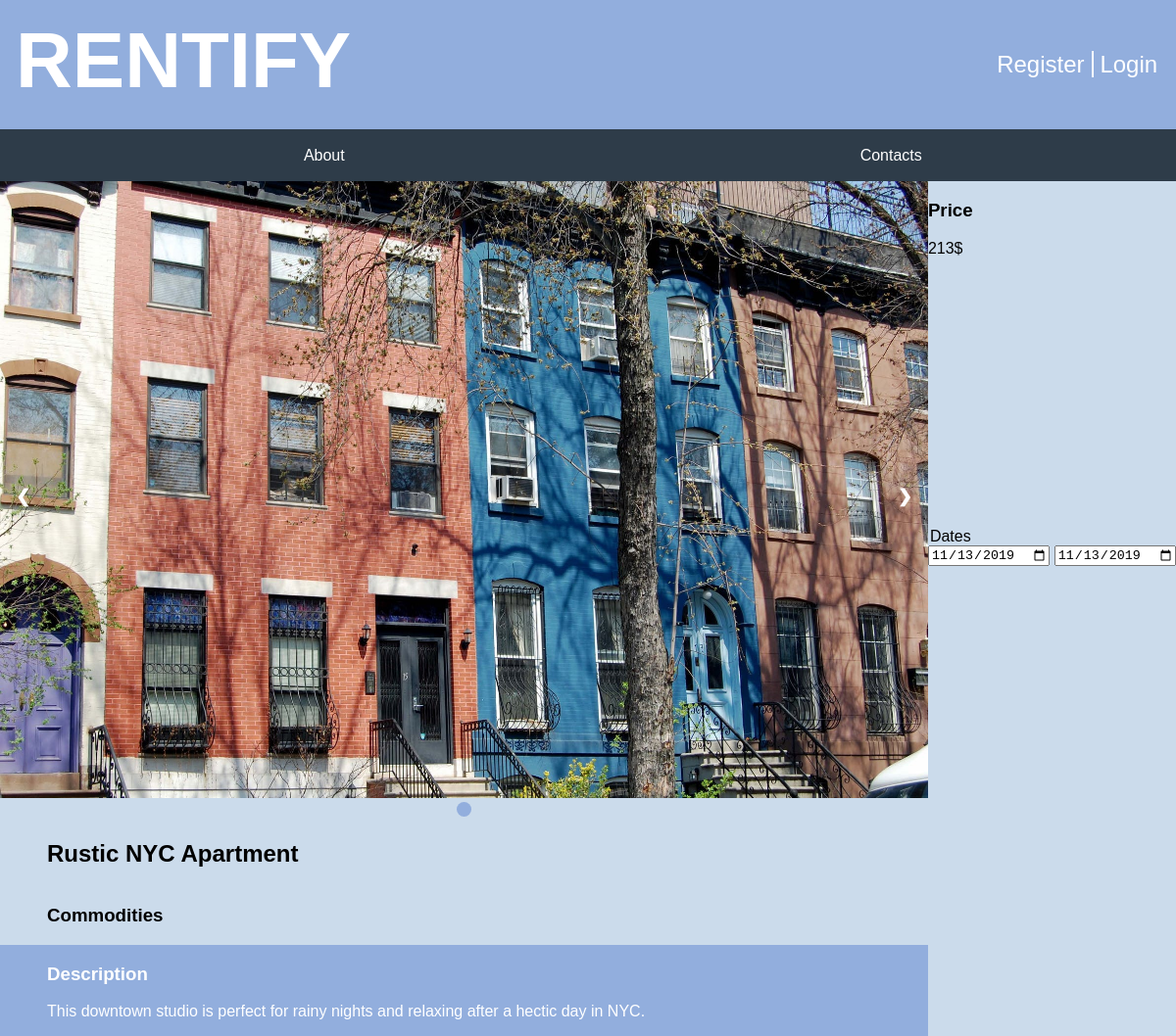
/pages/property_page.php?property=2, run on an earlier commit of the app's database.
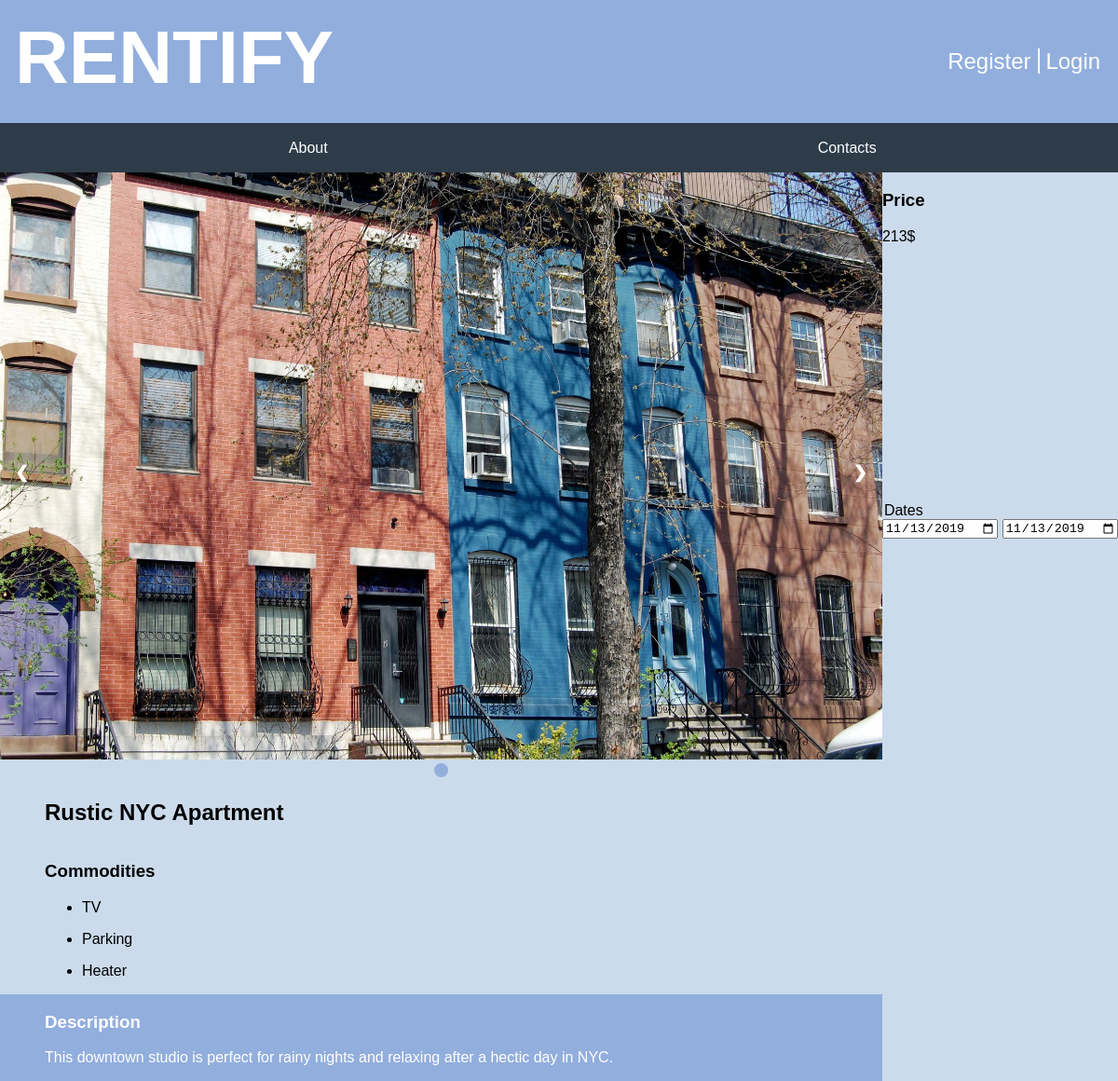
And on a later commit of the database.
### tables this page shows
CREATE TABLE PropertyImage(
    property_id INTEGER REFERENCES Property(id),
    image_name TEXT NOT NULL,
    PRIMARY KEY(property_id, image_name)
);

CREATE TABLE Property(
    id INTEGER PRIMARY KEY AUTOINCREMENT,
    owner_username TEXT REFERENCES User(username) ON DELETE CASCADE ON UPDATE CASCADE,
    title TEXT NOT NULL,
    price_per_day REAL NOT NULL,
    location TEXT NOT NULL,
    description TEXT NOT NULL,
    sleeps INTEGER NOT NULL,
    CONSTRAINT minimum_sleeps CHECK (sleeps > 0)
);

CREATE TABLE Commodity(
    id INTEGER PRIMARY KEY AUTOINCREMENT,
    description TEXT NOT NULL
);

### database/property.php (called while the page is built, shortened)
<?php
    include_once "../database/connection.php";
    function getPropertyInfo($id){
        global $db;
        $stmt = $db->prepare('
            SELECT *
			FROM Property
            WHERE id = ?
        ');
		$stmt->execute(array($id));
        $propertyInfo = $stmt->fetchAll();
		return $propertyInfo;
    }
    function getPropertyImages($id){
        global $db;
        $stmt = $db->prepare('
            SELECT PropertyImage.image_name as image
            FROM Property
            JOIN PropertyImage
            ON Property.id = PropertyImage.property_id
            WHERE Property.id = ?
        ');
        $stmt->execute(array($id));
        $propertyImages = $stmt->fetchAll();
        return $propertyImages;
    }
    function getCommodities($id){
        global $db;
        $stmt = $db->prepare('
            SELECT commodity
            FROM Property
            NATURAL JOIN (
                SELECT Commodity.description as commodity, PropertyCommodity.property_id as id
                FROM PropertyCommodity
                JOIN Commodity
                ON PropertyCommodity.commodity_id = Commodity.id
            )
            WHERE Property.id = ?
        ');
        $stmt->execute(array($id));
        $propertyCommodities = $stmt->fetchAll();
        return $propertyCommodities;
    }
?>

### pages/property_page.php (the view, shortened to what this page needs)
<!DOCTYPE html>
<html lang="en">
    <head>
        <link href="../css/style.css" rel="stylesheet">
        <link href="../css/property_page.css" rel="stylesheet">
        <link href="../css/layout.css" rel="stylesheet">
    </head>
    <body>
        <section id="main">
        <?php
            include_once "../database/connection.php";
            include_once "../database/property.php";
            $property_id = $_GET['property'];
            try{
                $property_info = getPropertyInfo($property_id);
                $property_images = getPropertyImages($property_id);
                $property_commodities = getCommodities($property_id);
            ?>
            <section id="property">
                <article id="slideshow" >
                    <div class="slideshow-container">
                    <?php foreach($property_images as $image){?>
                        <div class="mySlides">
                            <img src="../images/<?=$image['image']?>" alt="<?=$image['image']?>">
                        </div>
                    <?php } ?>
                        <a class="prev" >&#10094;</a>
                        <a class="next" >&#10095;</a>
                    </div>
                    <div class="dots">
                    <?php foreach($property_images as $image){?>
                        <span class="dot"></span>
                    <?php } ?>
                    </div>
                </article>
                <h2><?=$property_info[0]['title']?></h2>
                <article id="description">
                    <h3>Description</h3>
                    <p><?=$property_info[0]['description']?></p>
                </article>
                <article id="comodities">
                    <h3>Commodities</h3>
                    <ul>
                    <?php
                        foreach($property_commodities as $commodity) {
                    ?>
                        <li><p><?=$commodity['commodity']?></p></li>
                    <?php
                        }
                    ?>
                    </ul>
                </article>
                <article id="price">
                    <h3>Price</h3>
                    <p><?=$property_info[0]['price_per_day']?>$</p>
                </article>
                <article id="dates">
                    <form>
                        <legend>Dates</legend>
                        <input type="date" name="start_date" value="2019-11-13" min="2019-11-13">
                        <input type="date" name="end_date" value="2019-11-13" min="2019-11-14">
                    </form>
                </article>
            </section>
            <?php
            }catch(Exception $e){
            ?>
                <p>Can't find property information!</p>
            <?php
            }
            ?>
        </section>
    </body>
</html>

### css/style.css (style rules this page uses)
body > header { background-color: #92aedd; color: white; padding: 1em; }
body > header h1 { margin: 0; }
body > header a { color: white; text-decoration: none; }
#signup a:first-child { border-right: 2px solid white; padding-right: 0.3em; }
header h1 { font-size: 5em; font-family: 'Trebuchet MS', Helvetica, sans-serif; }
header #signup { font-size: 1.5em; font-family: 'Trebuchet MS', Helvetica, sans-serif; }
body { font-family: 'Trebuchet MS', Helvetica, sans-serif; }
#menu { font-family: "Helvetica"; }
#menu ul { display: flex; flex-direction: row; }
#menu li { display: block; flex: 1; }
#menu { background-color: #2e3c49; padding: 0.1em; text-align: center; }
#menu a { color: white; text-decoration: none; }
#menu li { list-style-type: none; }

### css/property_page.css (style rules this page uses)
#property { display: grid; grid-template-columns: auto auto; grid-template-rows: auto auto auto auto auto; grid-template-areas: "slides price" "slides dates" "name ..." "comodities ..." "description ..."; }
#property h2 { padding-left: 2em; grid-area: name; }
#slideshow { grid-area: slides; }
#price { grid-area: price; }
#dates { grid-area: dates; }
#description { color: white; background-color: #92aedd; padding-left: 3em; grid-area: description; }
#comodities { padding-left: 3em; grid-area: comodities; }
#slideshow img { width: 100%; }
.slideshow-container { max-width: 1000px; position: relative; margin: auto; }
.mySlides { display: none; }
.prev, .next { cursor: pointer; position: absolute; top: 50%; width: auto; margin-top: -22px; padding: 16px; color: white; font-weight: bold; font-size: 18px; transition: 0.6s ease; border-radius: 0 3px 3px 0; user-select: none; }
.next { right: 0; border-radius: 3px 0 0 3px; }
.dots { text-align: center; }
.dot { cursor: pointer; height: 15px; width: 15px; margin: 0 2px; background-color: #bbb; border-radius: 50%; display: inline-block; transition: background-color 0.6s ease; }
.active, .dot:hover { background-color: #92aedd;; }

### css/layout.css (style rules this page uses)
body { background-color: rgb(203, 219, 235); margin: 0; display: grid; grid-template-rows: [header] auto [nav] auto [properties] 1fr [footer] auto [end]; }
body > header { display: grid; grid-template-columns: 6fr 1fr; height: 100px; }
body > header h1 { grid-column: 1; }
body > header #signup { grid-column: 2; align-self: center; }

What changed in the data, as far as the page shows it:
added commodity: description "TV"
added commodity: description "Parking"
added commodity: description "Heater"
